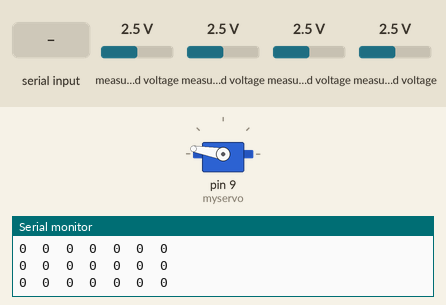
This sketch was run on a simulated Arduino Uno, built with avr-gcc and run on an emulated ATmega328P. Parts: servo, the last lines printed to the serial monitor. Inputs (shaded band) come from the test bench; at power-on: measured voltage 2.5 V.

Above: at 1.2 s.
1.3 s: "M90\n" received over Serial
At 1.7 s:
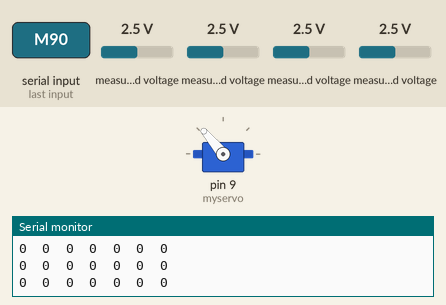
2.8 s: "M,45\n" received over Serial
At 4.0 s:
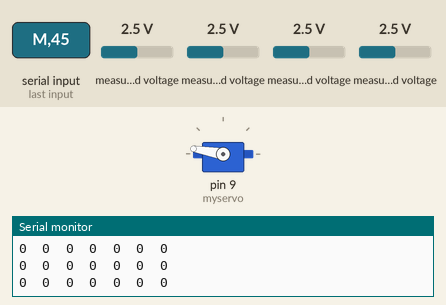
4.3 s: "M\n" received over Serial
At 5.4 s:
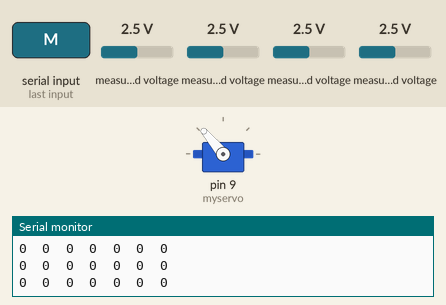
Timing chart, 0 to 7.3 s (numbered marks = the images above; inputs shaded):
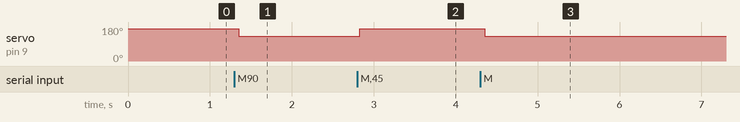

The sketch:

v2.ino
```cpp
#include <Wire.h>
#include <Adafruit_ADS1X15.h>
#include <Servo.h>

Adafruit_ADS1115 ads1115a;
Adafruit_ADS1115 ads1115b;

//SDA is green and pin A4
//SCL is yellow and pin A5
//Red 5V - Black GND

char incoming_data[3];//CMD,data
char ipt;
int n = 0;
bool streaming = 1;

Servo myservo;

int servo_open = 170;
int servo_close = 130;

int servo_state = servo_open;

void(* resetFunc) (void) = 0;

void setup(void)
{
  Serial.begin(115200);

  ads1115a.begin();
  //.begin(0x48);
  ads1115b.begin(0x49);
  ads1115a.setGain(GAIN_ONE);
  ads1115b.setGain(GAIN_ONE);
  ads1115a.setDataRate(RATE_ADS1115_860SPS);
  ads1115b.setDataRate(RATE_ADS1115_860SPS);

  myservo.attach(9);  // attaches the servo on pin 9 to the servo object
  myservo.write(servo_state);
}

void loop(void)
{
  int16_t adc0, adc1, adc2, adc3, adc4, adc5, adc6, adc7;
  int tic;

  while(Serial.available()){
    ipt = char(Serial.read());
    //store ipt if not eot
    if(ipt!='\n'){
        if(n>2){
            n=0;
            continue;
        }
        incoming_data[n]=ipt;
        n++;
    }
    else{
        n=0;
        Serial.print("received\r\n");
        switch(incoming_data[0]){
            case 'R':
                Serial.print("done\r\n");
                delay(0.1);
                resetFunc();
                break;
            case 'N':
                Serial.print("Skin Sense\r\n");
                Serial.print("done\r\n");
                break;
            case 'S':
                streaming = incoming_data[1]-'0'; // 'S0' stopps streaming, 'S1' starts it
                Serial.print(incoming_data[1]);
                Serial.print('\n');
                Serial.print("done\r\n");
                break;
            case 'M':
                Serial.print('\n');
                servo_control();
                Serial.print("done\r\n");
                break;

            default:
                Serial.print("INVALID CMD\r\n");
                Serial.print("done\r\n");
                break;
        }
    }
  }
  if(streaming==1){
    tic = micros();
    adc0 = ads1115a.readADC_SingleEnded(0);
    adc1 = ads1115a.readADC_SingleEnded(1);
    adc2 = ads1115a.readADC_SingleEnded(2);
    adc3 = ads1115a.readADC_SingleEnded(3);
    adc4 = ads1115b.readADC_SingleEnded(0);
    adc5 = ads1115b.readADC_SingleEnded(1);
    adc6 = ads1115b.readADC_SingleEnded(2);
    //Serial.print("S\t"); Serial.print(micros()-tic); Serial.print("\t");
    Serial.print(adc0); Serial.print("\t"); Serial.print(adc1); Serial.print("\t"); Serial.print(adc2); Serial.print("\t"); Serial.print(adc3); Serial.print("\t");
    Serial.print(adc4); Serial.print("\t"); Serial.print(adc5); Serial.print("\t"); Serial.print(adc6); Serial.print("\r\n");
  }
  delay(1);
}


void servo_control(){
  if (servo_state == servo_open){
    myservo.write(servo_close);
    servo_state = servo_close;
  }
  else if (servo_state == servo_close){
    myservo.write(servo_open);
    servo_state = servo_open;
  }
}
```

Measured:
- after the input at 1.3 s, servo on pin 9 (myservo): 170° → 130° after 0.05 s
- after the input at 2.8 s, servo on pin 9 (myservo): 130° → 170° at once
- after the input at 4.3 s, servo on pin 9 (myservo): 170° → 130° after 0.06 s
